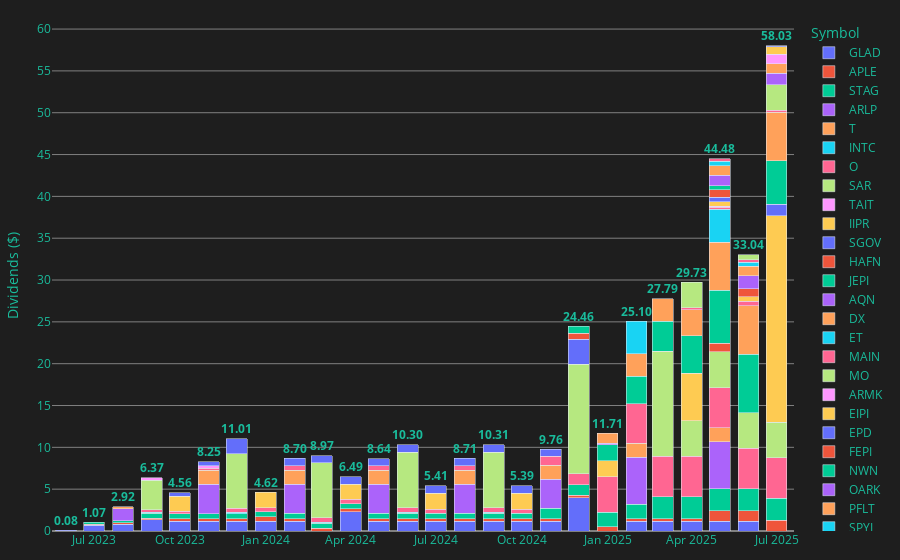

Notebook code cell kept with this figure:
### Code cell
# 1. Convert the 'Date' column to datetime
dividends['Date'] = pd.to_datetime(dividends['Date'])

# 2. Create a 'YearMonth' column in the format 'YYYY-MM'
dividends['YearMonth'] = dividends['Date'].dt.strftime('%Y-%m')

# 3. Group the data by 'YearMonth' and 'Symbol' and sum the 'Dividend'
grouped_dividends = dividends.groupby(['YearMonth', 'Symbol'], as_index=False)['Dividend'].sum()

# Compute total dividend per YearMonth across all symbols
total_dividends = dividends.groupby('YearMonth', as_index=False)['Dividend'].sum()

# 4. Create a stacked bar chart using Plotly Express
fig_dividends = px.bar(
    grouped_dividends,
    x='YearMonth',
    y='Dividend',
    color='Symbol',
    title='',
    barmode='stack'
)

# 5. Add annotations for totals above each bar using the accent color and making the text bold
for i, row in total_dividends.iterrows():
    fig_dividends.add_annotation(
        x=row['YearMonth'],             # X-position at the corresponding YearMonth
        y=row['Dividend'],              # Y-position at the total dividend (stacked bar height)
        text=f"<b>{row['Dividend']:.2f}</b>",  # Bold text annotation
        showarrow=False,
        yshift=10,                      # Shift the text 10 pixels above the bar for clarity
        font=dict(
            color=accent_color,         # Use the accent color
            size=12
        ),
        align="center"
    )

# 6. Update the layout for a dark theme with smaller margins and no axis labels
fig_dividends.update_layout(
    paper_bgcolor='#1e1e1e',
    plot_bgcolor='#1e1e1e',
    font_color=accent_color,
    margin=dict(t=20, b=20, l=20, r=20),
    xaxis_title=None,  # remove x-axis label
    yaxis_title= 'Dividends ($)'   # remove y-axis label
)

# 7. Update axes:
#    - For the y-axis: add grid lines every 5 (colored gray) and ensure the zero line is gray.
#    - For the x-axis: remove additional gridlines and only show the zero line (colored gray).
fig_dividends.update_yaxes(dtick=5, gridcolor='gray', zeroline=True, zerolinecolor='gray')
fig_dividends.update_xaxes(showgrid=False, zeroline=True, zerolinecolor='gray')

### Figure 1 — Plotly figure (JSON) as saved in the notebook; plotly's stock layout.template omitted (floating-point values rounded to 4 significant figures)
{"data": [{"alignmentgroup": "True", "hovertemplate": "Symbol=GLAD<br>YearMonth=%{x}<br>Dividend=%{y}<extra></extra>", "legendgroup": "GLAD", "marker": {"color": "#636efa", "pattern": {"shape": ""}}, "name": "GLAD", "offsetgroup": "GLAD", "orientation": "v", "showlegend": true, "textposition": "auto", "type": "bar", "x": ["2023-06", "2023-07", "2023-08", "2023-09", "2023-10", "2023-11", "2023-12", "2024-01", "2024-02", "2024-04", "2024-05", "2024-06", "2024-07", "2024-08", "2024-09", "2024-10", "2024-11", "2024-12", "2025-02", "2025-03", "2025-04", "2025-05", "2025-06"], "xaxis": "x", "y": [0.08, 0.66, 0.83, 1.36, 1.16, 1.16, 1.16, 1.16, 1.16, 2.32, 1.16, 1.16, 1.16, 1.16, 1.16, 1.16, 1.16, 3.96, 1.16, 1.16, 1.16, 1.16, 1.16], "yaxis": "y"}, {"alignmentgroup": "True", "hovertemplate": "Symbol=APLE<br>YearMonth=%{x}<br>Dividend=%{y}<extra></extra>", "legendgroup": "APLE", "marker": {"color": "#EF553B", "pattern": {"shape": ""}}, "name": "APLE", "offsetgroup": "APLE", "orientation": "v", "showlegend": true, "textposition": "auto", "type": "bar", "x": ["2023-07", "2023-08", "2023-09", "2023-10", "2023-11", "2023-12", "2024-01", "2024-02", "2024-03", "2024-04", "2024-05", "2024-06", "2024-07", "2024-08", "2024-09", "2024-10", "2024-11", "2024-12", "2025-01", "2025-02", "2025-03", "2025-04", "2025-05", "2025-06", "2025-07"], "xaxis": "x", "y": [0.16, 0.16, 0.16, 0.32, 0.32, 0.32, 0.52, 0.32, 0.32, 0.32, 0.32, 0.32, 0.32, 0.32, 0.32, 0.32, 0.32, 0.32, 0.52, 0.32, 0.32, 0.32, 1.28, 1.28, 1.28], "yaxis": "y"}, {"alignmentgroup": "True", "hovertemplate": "Symbol=STAG<br>YearMonth=%{x}<br>Dividend=%{y}<extra></extra>", "legendgroup": "STAG", "marker": {"color": "#00cc96", "pattern": {"shape": ""}}, "name": "STAG", "offsetgroup": "STAG", "orientation": "v", "showlegend": true, "textposition": "auto", "type": "bar", "x": ["2023-07", "2023-08", "2023-09", "2023-10", "2023-11", "2023-12", "2024-01", "2024-02", "2024-03", "2024-04", "2024-05", "2024-06", "2024-07", "2024-08", "2024-09", "2024-10", "2024-11", "2024-12", "2025-01", "2025-02", "2025-03", "2025-04", "2025-05", "2025-06", "2025-07"], "xaxis": "x", "y": [0.25, 0.25, 0.61, 0.61, 0.61, 0.61, 0.61, 0.62, 0.62, 0.62, 0.62, 0.62, 0.62, 0.62, 0.62, 0.62, 1.23, 1.23, 1.73, 1.74, 2.61, 2.61, 2.61, 2.61, 2.61], "yaxis": "y"}, {"alignmentgroup": "True", "hovertemplate": "Symbol=ARLP<br>YearMonth=%{x}<br>Dividend=%{y}<extra></extra>", "legendgroup": "ARLP", "marker": {"color": "#ab63fa", "pattern": {"shape": ""}}, "name": "ARLP", "offsetgroup": "ARLP", "orientation": "v", "showlegend": true, "textposition": "auto", "type": "bar", "x": ["2023-08", "2023-11", "2024-02", "2024-05", "2024-08", "2024-11", "2025-02", "2025-05"], "xaxis": "x", "y": [1.4, 3.5, 3.5, 3.5, 3.5, 3.5, 5.6, 5.6], "yaxis": "y"}, {"alignmentgroup": "True", "hovertemplate": "Symbol=T<br>YearMonth=%{x}<br>Dividend=%{y}<extra></extra>", "legendgroup": "T", "marker": {"color": "#FFA15A", "pattern": {"shape": ""}}, "name": "T", "offsetgroup": "T", "orientation": "v", "showlegend": true, "textposition": "auto", "type": "bar", "x": ["2023-08", "2023-11", "2024-02", "2024-05", "2024-08", "2024-11", "2025-02", "2025-05"], "xaxis": "x", "y": [0.28, 1.67, 1.67, 1.67, 1.67, 1.67, 1.67, 1.67], "yaxis": "y"}, {"alignmentgroup": "True", "hovertemplate": "Symbol=INTC<br>YearMonth=%{x}<br>Dividend=%{y}<extra></extra>", "legendgroup": "INTC", "marker": {"color": "#19d3f3", "pattern": {"shape": ""}}, "name": "INTC", "offsetgroup": "INTC", "orientation": "v", "showlegend": true, "textposition": "auto", "type": "bar", "x": ["2023-09", "2023-12", "2024-03", "2024-06", "2024-09"], "xaxis": "x", "y": [0.13, 0.13, 0.13, 0.13, 0.13], "yaxis": "y"}, {"alignmentgroup": "True", "hovertemplate": "Symbol=O<br>YearMonth=%{x}<br>Dividend=%{y}<extra></extra>", "legendgroup": "O", "marker": {"color": "#FF6692", "pattern": {"shape": ""}}, "name": "O", "offsetgroup": "O", "orientation": "v", "showlegend": true, "textposition": "auto", "type": "bar", "x": ["2023-09", "2023-10", "2023-11", "2023-12", "2024-01", "2024-02", "2024-03", "2024-04", "2024-05", "2024-06", "2024-07", "2024-08", "2024-09", "2024-10", "2024-11", "2024-12", "2025-01", "2025-02", "2025-03", "2025-04", "2025-05", "2025-06", "2025-07"], "xaxis": "x", "y": [0.26, 0.26, 0.26, 0.51, 0.51, 0.51, 0.51, 0.51, 0.51, 0.53, 0.53, 0.53, 0.53, 0.53, 1.05, 1.32, 4.22, 4.75, 4.82, 4.83, 4.83, 4.83, 4.84], "yaxis": "y"}, {"alignmentgroup": "True", "hovertemplate": "Symbol=SAR<br>YearMonth=%{x}<br>Dividend=%{y}<extra></extra>", "legendgroup": "SAR", "marker": {"color": "#B6E880", "pattern": {"shape": ""}}, "name": "SAR", "offsetgroup": "SAR", "orientation": "v", "showlegend": true, "textposition": "auto", "type": "bar", "x": ["2023-09", "2023-12", "2024-03", "2024-06", "2024-09", "2024-12", "2025-03", "2025-04", "2025-05", "2025-06", "2025-07"], "xaxis": "x", "y": [3.55, 6.48, 6.57, 6.66, 6.66, 13.08, 12.58, 4.25, 4.25, 4.25, 4.25], "yaxis": "y"}, {"alignmentgroup": "True", "hovertemplate": "Symbol=TAIT<br>YearMonth=%{x}<br>Dividend=%{y}<extra></extra>", "legendgroup": "TAIT", "marker": {"color": "#FF97FF", "pattern": {"shape": ""}}, "name": "TAIT", "offsetgroup": "TAIT", "orientation": "v", "showlegend": true, "textposition": "auto", "type": "bar", "x": ["2023-09", "2023-11"], "xaxis": "x", "y": [0.3, 0.3], "yaxis": "y"}, {"alignmentgroup": "True", "hovertemplate": "Symbol=IIPR<br>YearMonth=%{x}<br>Dividend=%{y}<extra></extra>", "legendgroup": "IIPR", "marker": {"color": "#FECB52", "pattern": {"shape": ""}}, "name": "IIPR", "offsetgroup": "IIPR", "orientation": "v", "showlegend": true, "textposition": "auto", "type": "bar", "x": ["2023-10", "2024-01", "2024-04", "2024-07", "2024-10", "2025-01", "2025-04", "2025-07"], "xaxis": "x", "y": [1.8, 1.82, 1.82, 1.9, 1.9, 1.9, 5.7, 24.7], "yaxis": "y"}, {"alignmentgroup": "True", "hovertemplate": "Symbol=SGOV<br>YearMonth=%{x}<br>Dividend=%{y}<extra></extra>", "legendgroup": "SGOV", "marker": {"color": "#636efa", "pattern": {"shape": ""}}, "name": "SGOV", "offsetgroup": "SGOV", "orientation": "v", "showlegend": true, "textposition": "auto", "type": "bar", "x": ["2023-10", "2023-11", "2023-12", "2024-02", "2024-03", "2024-04", "2024-05", "2024-06", "2024-07", "2024-08", "2024-09", "2024-10", "2024-11", "2024-12", "2025-07"], "xaxis": "x", "y": [0.41, 0.43, 1.8, 0.92, 0.82, 0.9, 0.86, 0.88, 0.88, 0.91, 0.89, 0.86, 0.83, 2.99, 1.39], "yaxis": "y"}, {"alignmentgroup": "True", "hovertemplate": "Symbol=HAFN<br>YearMonth=%{x}<br>Dividend=%{y}<extra></extra>", "legendgroup": "HAFN", "marker": {"color": "#EF553B", "pattern": {"shape": ""}}, "name": "HAFN", "offsetgroup": "HAFN", "orientation": "v", "showlegend": true, "textposition": "auto", "type": "bar", "x": ["2024-12", "2025-05"], "xaxis": "x", "y": [0.76, 1.02], "yaxis": "y"}, {"alignmentgroup": "True", "hovertemplate": "Symbol=JEPI<br>YearMonth=%{x}<br>Dividend=%{y}<extra></extra>", "legendgroup": "JEPI", "marker": {"color": "#00cc96", "pattern": {"shape": ""}}, "name": "JEPI", "offsetgroup": "JEPI", "orientation": "v", "showlegend": true, "textposition": "auto", "type": "bar", "x": ["2024-12", "2025-01", "2025-02", "2025-03", "2025-04", "2025-05", "2025-06", "2025-07"], "xaxis": "x", "y": [0.8, 1.97, 3.26, 3.6, 4.49, 6.34, 7.02, 5.19], "yaxis": "y"}, {"alignmentgroup": "True", "hovertemplate": "Symbol=AQN<br>YearMonth=%{x}<br>Dividend=%{y}<extra></extra>", "legendgroup": "AQN", "marker": {"color": "#ab63fa", "pattern": {"shape": ""}}, "name": "AQN", "offsetgroup": "AQN", "orientation": "v", "showlegend": true, "textposition": "auto", "type": "bar", "x": ["2025-01"], "xaxis": "x", "y": [0.17], "yaxis": "y"}, {"alignmentgroup": "True", "hovertemplate": "Symbol=DX<br>YearMonth=%{x}<br>Dividend=%{y}<extra></extra>", "legendgroup": "DX", "marker": {"color": "#FFA15A", "pattern": {"shape": ""}}, "name": "DX", "offsetgroup": "DX", "orientation": "v", "showlegend": true, "textposition": "auto", "type": "bar", "x": ["2025-01", "2025-02", "2025-03", "2025-04", "2025-05", "2025-06", "2025-07"], "xaxis": "x", "y": [1.2, 2.7, 2.7, 3.06, 5.78, 5.78, 5.78], "yaxis": "y"}, {"alignmentgroup": "True", "hovertemplate": "Symbol=ET<br>YearMonth=%{x}<br>Dividend=%{y}<extra></extra>", "legendgroup": "ET", "marker": {"color": "#19d3f3", "pattern": {"shape": ""}}, "name": "ET", "offsetgroup": "ET", "orientation": "v", "showlegend": true, "textposition": "auto", "type": "bar", "x": ["2025-02", "2025-05"], "xaxis": "x", "y": [3.9, 3.93], "yaxis": "y"}, {"alignmentgroup": "True", "hovertemplate": "Symbol=MAIN<br>YearMonth=%{x}<br>Dividend=%{y}<extra></extra>", "legendgroup": "MAIN", "marker": {"color": "#FF6692", "pattern": {"shape": ""}}, "name": "MAIN", "offsetgroup": "MAIN", "orientation": "v", "showlegend": true, "textposition": "auto", "type": "bar", "x": ["2025-04", "2025-05", "2025-06", "2025-07"], "xaxis": "x", "y": [0.25, 0.25, 0.55, 0.26], "yaxis": "y"}, {"alignmentgroup": "True", "hovertemplate": "Symbol=MO<br>YearMonth=%{x}<br>Dividend=%{y}<extra></extra>", "legendgroup": "MO", "marker": {"color": "#B6E880", "pattern": {"shape": ""}}, "name": "MO", "offsetgroup": "MO", "orientation": "v", "showlegend": true, "textposition": "auto", "type": "bar", "x": ["2025-04", "2025-07"], "xaxis": "x", "y": [3.06, 3.06], "yaxis": "y"}, {"alignmentgroup": "True", "hovertemplate": "Symbol=ARMK<br>YearMonth=%{x}<br>Dividend=%{y}<extra></extra>", "legendgroup": "ARMK", "marker": {"color": "#FF97FF", "pattern": {"shape": ""}}, "name": "ARMK", "offsetgroup": "ARMK", "orientation": "v", "showlegend": true, "textposition": "auto", "type": "bar", "x": ["2025-05"], "xaxis": "x", "y": [0.11], "yaxis": "y"}, {"alignmentgroup": "True", "hovertemplate": "Symbol=EIPI<br>YearMonth=%{x}<br>Dividend=%{y}<extra></extra>", "legendgroup": "EIPI", "marker": {"color": "#FECB52", "pattern": {"shape": ""}}, "name": "EIPI", "offsetgroup": "EIPI", "orientation": "v", "showlegend": true, "textposition": "auto", "type": "bar", "x": ["2025-05", "2025-06"], "xaxis": "x", "y": [0.5, 0.5], "yaxis": "y"}, {"alignmentgroup": "True", "hovertemplate": "Symbol=EPD<br>YearMonth=%{x}<br>Dividend=%{y}<extra></extra>", "legendgroup": "EPD", "marker": {"color": "#636efa", "pattern": {"shape": ""}}, "name": "EPD", "offsetgroup": "EPD", "orientation": "v", "showlegend": true, "textposition": "auto", "type": "bar", "x": ["2025-05"], "xaxis": "x", "y": [0.54], "yaxis": "y"}, {"alignmentgroup": "True", "hovertemplate": "Symbol=FEPI<br>YearMonth=%{x}<br>Dividend=%{y}<extra></extra>", "legendgroup": "FEPI", "marker": {"color": "#EF553B", "pattern": {"shape": ""}}, "name": "FEPI", "offsetgroup": "FEPI", "orientation": "v", "showlegend": true, "textposition": "auto", "type": "bar", "x": ["2025-05", "2025-06"], "xaxis": "x", "y": [0.93, 0.96], "yaxis": "y"}, {"alignmentgroup": "True", "hovertemplate": "Symbol=NWN<br>YearMonth=%{x}<br>Dividend=%{y}<extra></extra>", "legendgroup": "NWN", "marker": {"color": "#00cc96", "pattern": {"shape": ""}}, "name": "NWN", "offsetgroup": "NWN", "orientation": "v", "showlegend": true, "textposition": "auto", "type": "bar", "x": ["2025-05"], "xaxis": "x", "y": [0.49], "yaxis": "y"}, {"alignmentgroup": "True", "hovertemplate": "Symbol=OARK<br>YearMonth=%{x}<br>Dividend=%{y}<extra></extra>", "legendgroup": "OARK", "marker": {"color": "#ab63fa", "pattern": {"shape": ""}}, "name": "OARK", "offsetgroup": "OARK", "orientation": "v", "showlegend": true, "textposition": "auto", "type": "bar", "x": ["2025-05", "2025-06", "2025-07"], "xaxis": "x", "y": [1.25, 1.58, 1.38], "yaxis": "y"}, {"alignmentgroup": "True", "hovertemplate": "Symbol=PFLT<br>YearMonth=%{x}<br>Dividend=%{y}<extra></extra>", "legendgroup": "PFLT", "marker": {"color": "#FFA15A", "pattern": {"shape": ""}}, "name": "PFLT", "offsetgroup": "PFLT", "orientation": "v", "showlegend": true, "textposition": "auto", "type": "bar", "x": ["2025-05", "2025-06", "2025-07"], "xaxis": "x", "y": [1.13, 1.13, 1.13], "yaxis": "y"}, {"alignmentgroup": "True", "hovertemplate": "Symbol=SPYI<br>YearMonth=%{x}<br>Dividend=%{y}<extra></extra>", "legendgroup": "SPYI", "marker": {"color": "#19d3f3", "pattern": {"shape": ""}}, "name": "SPYI", "offsetgroup": "SPYI", "orientation": "v", "showlegend": true, "textposition": "auto", "type": "bar", "x": ["2025-05", "2025-06"], "xaxis": "x", "y": [0.51, 0.5], "yaxis": "y"}, {"alignmentgroup": "True", "hovertemplate": "Symbol=SVOL<br>YearMonth=%{x}<br>Dividend=%{y}<extra></extra>", "legendgroup": "SVOL", "marker": {"color": "#FF6692", "pattern": {"shape": ""}}, "name": "SVOL", "offsetgroup": "SVOL", "orientation": "v", "showlegend": true, "textposition": "auto", "type": "bar", "x": ["2025-05", "2025-06"], "xaxis": "x", "y": [0.3, 0.3], "yaxis": "y"}, {"alignmentgroup": "True", "hovertemplate": "Symbol=AVGO<br>YearMonth=%{x}<br>Dividend=%{y}<extra></extra>", "legendgroup": "AVGO", "marker": {"color": "#B6E880", "pattern": {"shape": ""}}, "name": "AVGO", "offsetgroup": "AVGO", "orientation": "v", "showlegend": true, "textposition": "auto", "type": "bar", "x": ["2025-06"], "xaxis": "x", "y": [0.59], "yaxis": "y"}, {"alignmentgroup": "True", "hovertemplate": "Symbol=FRT<br>YearMonth=%{x}<br>Dividend=%{y}<extra></extra>", "legendgroup": "FRT", "marker": {"color": "#FF97FF", "pattern": {"shape": ""}}, "name": "FRT", "offsetgroup": "FRT", "orientation": "v", "showlegend": true, "textposition": "auto", "type": "bar", "x": ["2025-07"], "xaxis": "x", "y": [1.1], "yaxis": "y"}, {"alignmentgroup": "True", "hovertemplate": "Symbol=GPTY<br>YearMonth=%{x}<br>Dividend=%{y}<extra></extra>", "legendgroup": "GPTY", "marker": {"color": "#FECB52", "pattern": {"shape": ""}}, "name": "GPTY", "offsetgroup": "GPTY", "orientation": "v", "showlegend": true, "textposition": "auto", "type": "bar", "x": ["2025-07"], "xaxis": "x", "y": [0.92], "yaxis": "y"}, {"alignmentgroup": "True", "hovertemplate": "Symbol=SOXL<br>YearMonth=%{x}<br>Dividend=%{y}<extra></extra>", "legendgroup": "SOXL", "marker": {"color": "#636efa", "pattern": {"shape": ""}}, "name": "SOXL", "offsetgroup": "SOXL", "orientation": "v", "showlegend": true, "textposition": "auto", "type": "bar", "x": ["2025-07"], "xaxis": "x", "y": [0.14], "yaxis": "y"}], "layout": {"annotations": [{"align": "center", "font": {"color": "#1abc9c", "size": 12}, "showarrow": false, "text": "<b>0.08</b>", "x": "2023-06", "y": 0.08, "yshift": 10}, {"align": "center", "font": {"color": "#1abc9c", "size": 12}, "showarrow": false, "text": "<b>1.07</b>", "x": "2023-07", "y": 1.07, "yshift": 10}, {"align": "center", "font": {"color": "#1abc9c", "size": 12}, "showarrow": false, "text": "<b>2.92</b>", "x": "2023-08", "y": 2.92, "yshift": 10}, {"align": "center", "font": {"color": "#1abc9c", "size": 12}, "showarrow": false, "text": "<b>6.37</b>", "x": "2023-09", "y": 6.37, "yshift": 10}, {"align": "center", "font": {"color": "#1abc9c", "size": 12}, "showarrow": false, "text": "<b>4.56</b>", "x": "2023-10", "y": 4.56, "yshift": 10}, {"align": "center", "font": {"color": "#1abc9c", "size": 12}, "showarrow": false, "text": "<b>8.25</b>", "x": "2023-11", "y": 8.25, "yshift": 10}, {"align": "center", "font": {"color": "#1abc9c", "size": 12}, "showarrow": false, "text": "<b>11.01</b>", "x": "2023-12", "y": 11.01, "yshift": 10}, {"align": "center", "font": {"color": "#1abc9c", "size": 12}, "showarrow": false, "text": "<b>4.62</b>", "x": "2024-01", "y": 4.62, "yshift": 10}, {"align": "center", "font": {"color": "#1abc9c", "size": 12}, "showarrow": false, "text": "<b>8.70</b>", "x": "2024-02", "y": 8.7, "yshift": 10}, {"align": "center", "font": {"color": "#1abc9c", "size": 12}, "showarrow": false, "text": "<b>8.97</b>", "x": "2024-03", "y": 8.97, "yshift": 10}, {"align": "center", "font": {"color": "#1abc9c", "size": 12}, "showarrow": false, "text": "<b>6.49</b>", "x": "2024-04", "y": 6.49, "yshift": 10}, {"align": "center", "font": {"color": "#1abc9c", "size": 12}, "showarrow": false, "text": "<b>8.64</b>", "x": "2024-05", "y": 8.64, "yshift": 10}, {"align": "center", "font": {"color": "#1abc9c", "size": 12}, "showarrow": false, "text": "<b>10.30</b>", "x": "2024-06", "y": 10.3, "yshift": 10}, {"align": "center", "font": {"color": "#1abc9c", "size": 12}, "showarrow": false, "text": "<b>5.41</b>", "x": "2024-07", "y": 5.41, "yshift": 10}, {"align": "center", "font": {"color": "#1abc9c", "size": 12}, "showarrow": false, "text": "<b>8.71</b>", "x": "2024-08", "y": 8.71, "yshift": 10}, {"align": "center", "font": {"color": "#1abc9c", "size": 12}, "showarrow": false, "text": "<b>10.31</b>", "x": "2024-09", "y": 10.31, "yshift": 10}, {"align": "center", "font": {"color": "#1abc9c", "size": 12}, "showarrow": false, "text": "<b>5.39</b>", "x": "2024-10", "y": 5.39, "yshift": 10}, {"align": "center", "font": {"color": "#1abc9c", "size": 12}, "showarrow": false, "text": "<b>9.76</b>", "x": "2024-11", "y": 9.76, "yshift": 10}, {"align": "center", "font": {"color": "#1abc9c", "size": 12}, "showarrow": false, "text": "<b>24.46</b>", "x": "2024-12", "y": 24.46, "yshift": 10}, {"align": "center", "font": {"color": "#1abc9c", "size": 12}, "showarrow": false, "text": "<b>11.71</b>", "x": "2025-01", "y": 11.71, "yshift": 10}, {"align": "center", "font": {"color": "#1abc9c", "size": 12}, "showarrow": false, "text": "<b>25.10</b>", "x": "2025-02", "y": 25.1, "yshift": 10}, {"align": "center", "font": {"color": "#1abc9c", "size": 12}, "showarrow": false, "text": "<b>27.79</b>", "x": "2025-03", "y": 27.79, "yshift": 10}, {"align": "center", "font": {"color": "#1abc9c", "size": 12}, "showarrow": false, "text": "<b>29.73</b>", "x": "2025-04", "y": 29.73, "yshift": 10}, {"align": "center", "font": {"color": "#1abc9c", "size": 12}, "showarrow": false, "text": "<b>44.48</b>", "x": "2025-05", "y": 44.48, "yshift": 10}, {"align": "center", "font": {"color": "#1abc9c", "size": 12}, "showarrow": false, "text": "<b>33.04</b>", "x": "2025-06", "y": 33.04, "yshift": 10}, {"align": "center", "font": {"color": "#1abc9c", "size": 12}, "showarrow": false, "text": "<b>58.03</b>", "x": "2025-07", "y": 58.03, "yshift": 10}], "autosize": true, "barmode": "stack", "font": {"color": "#1abc9c"}, "legend": {"title": {"text": "Symbol"}, "tracegroupgap": 0}, "margin": {"b": 20, "l": 20, "r": 20, "t": 20}, "paper_bgcolor": "#1e1e1e", "plot_bgcolor": "#1e1e1e", "xaxis": {"anchor": "y", "autorange": true, "domain": [0, 1], "range": ["2023-05-06 07:20:26.2165", "2025-08-02 11:53:33.9027"], "showgrid": false, "title": {}, "type": "date", "zeroline": true, "zerolinecolor": "gray"}, "yaxis": {"anchor": "x", "autorange": true, "domain": [0, 1], "dtick": 5, "gridcolor": "gray", "range": [0, 61.9], "title": {"text": "Dividends ($)"}, "type": "linear", "zeroline": true, "zerolinecolor": "gray"}}}
